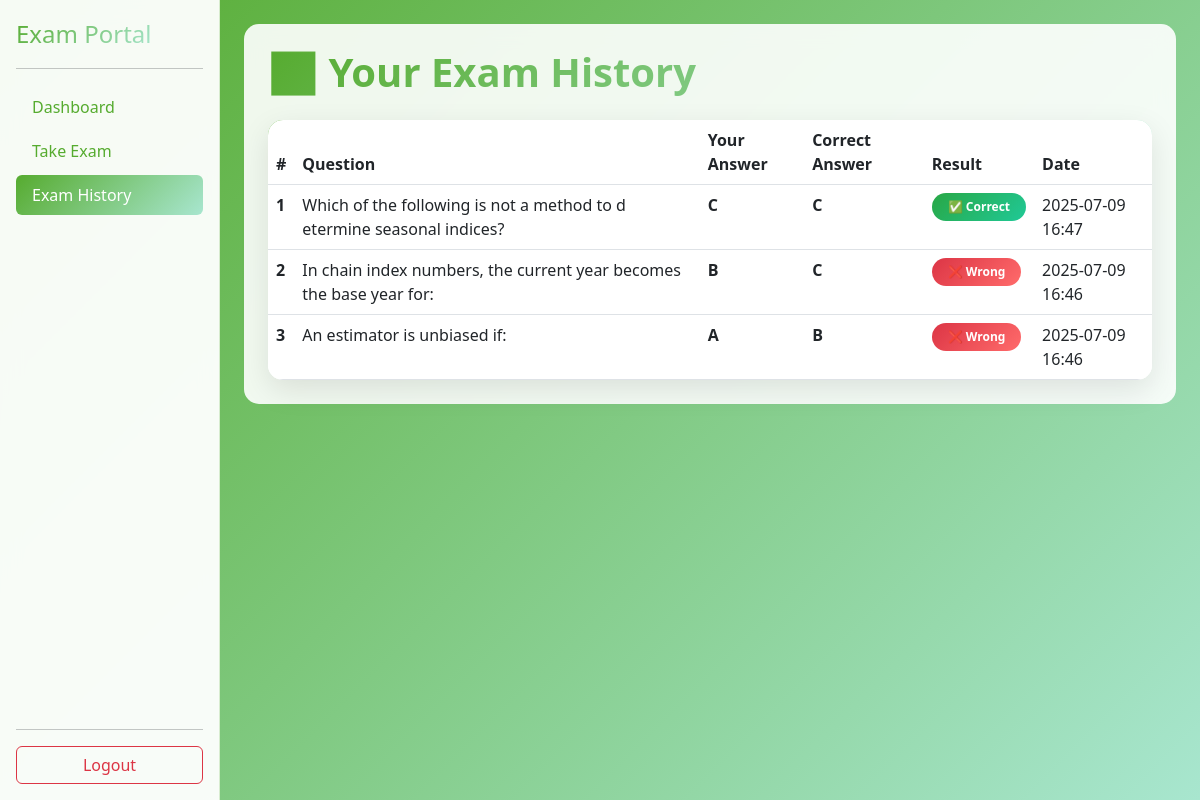
Before: /exam/history/ (signed in) with the older database file.
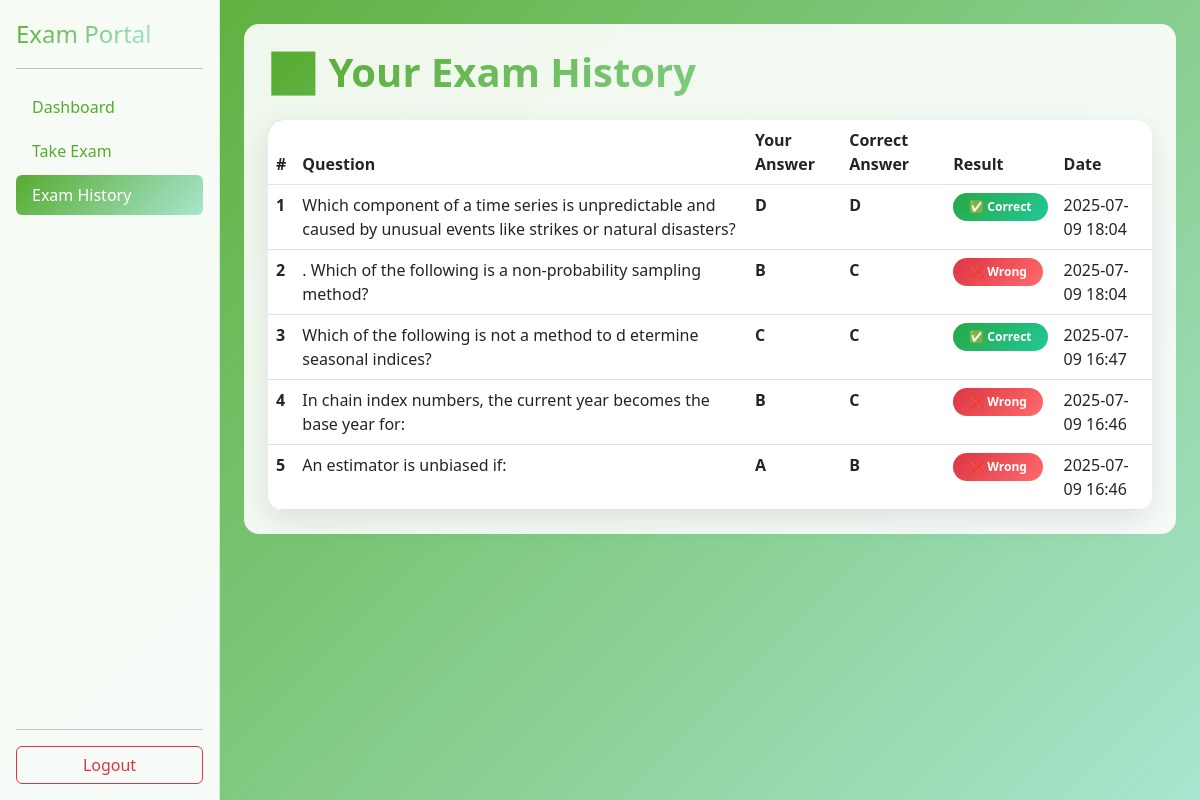
After: the same page with the newer database file.
### dashboard/models.py (models this page shows, shortened)
class UserAnswer(models.Model):
    user = models.ForeignKey(get_user_model(), on_delete=models.CASCADE)
    question = models.ForeignKey(QuestionList, on_delete=models.CASCADE)
    user_answer = models.CharField(max_length=1, choices=[('a', 'A'), ('b', 'B'), ('c', 'C'), ('d', 'D')])
    is_correct = models.BooleanField()
    attempted_at = models.DateTimeField(auto_now_add=True)
    class Meta:
        unique_together = ['user', 'question']

class QuestionList(models.Model):
    exam_pdf = models.ForeignKey(ExamQuestionPDFs, on_delete=models.CASCADE, related_name='questions')
    question_text = models.TextField()
    option_a = models.CharField(max_length=255)
    option_b = models.CharField(max_length=255)
    option_c = models.CharField(max_length=255)
    option_d = models.CharField(max_length=255)
    answer = models.CharField(max_length=1, choices=[('a', 'A'), ('b', 'B'), ('c', 'C'), ('d', 'D')])

### dashboard/views.py (the view)
# urls.py: path('exam/history/', views.exam_history, name='exam_history'),
@login_required
def exam_history(request):
    exam_history = UserAnswer.objects.filter(user=request.user).select_related('question').order_by('-attempted_at')
    return render(request, 'dashboard/exam_history.html', {
        'exam_history': exam_history
    })

### dashboard/templates/dashboard/exam_history.html (shortened to what this page needs)
{% load static %}
<!DOCTYPE html>
<html lang="en">
<head>
    <link href="https://cdn.jsdelivr.net/npm/bootstrap@5.3.0/dist/css/bootstrap.min.css" rel="stylesheet">
</head>
<body>
<div class="d-flex">
    {% include 'dashboard/user_sidebar.html' %}
    <div class="container-fluid p-4">
        <div class="user-content p-4">
            <h2 class="user-header history-title mb-4">📊 Your Exam History</h2>
            {% if exam_history %}
            <div class="history-table">
                <table class="table table-hover mb-0">
                    <thead>
                        <tr>
                            <th>#</th>
                            <th>Question</th>
                            <th>Your Answer</th>
                            <th>Correct Answer</th>
                            <th>Result</th>
                            <th>Date</th>
                        </tr>
                    </thead>
                    <tbody>
                        {% for attempt in exam_history %}
                        <tr>
                            <td><strong>{{ forloop.counter }}</strong></td>
                            <td>{{ attempt.question.question_text }}</td>
                            <td><strong>{{ attempt.user_answer|upper }}</strong></td>
                            <td><strong>{{ attempt.question.answer|upper }}</strong></td>
                            <td>
                                {% if attempt.is_correct %}
                                    <span class="badge badge-correct">✅ Correct</span>
                                {% else %}
                                    <span class="badge badge-wrong">❌ Wrong</span>
                                {% endif %}
                            </td>
                            <td>{{ attempt.attempted_at|date:"Y-m-d H:i" }}</td>
                        </tr>
                        {% endfor %}
                    </tbody>
                </table>
            </div>
            {% endif %}
        </div>
    </div>
</div>
</body>
</html>

### dashboard/templates/dashboard/user_sidebar.html
{% load static %}
<div class="d-flex flex-column flex-shrink-0 p-3 user-sidebar" style="width: 220px; min-height: 100vh;">
  <a href="{% url 'user_dashboard' %}" class="d-flex align-items-center mb-3 mb-md-0 me-md-auto link-dark text-decoration-none">
    <span class="fs-4 user-header">Exam Portal</span>
  </a>
  <hr>
  <ul class="nav nav-pills flex-column mb-auto">
    <li class="nav-item">
      <a href="{% url 'user_dashboard' %}" class="nav-link user-nav-link {% if request.resolver_match.url_name == 'user_dashboard' %}active{% endif %}">
        Dashboard
      </a>
    </li>
    <li>
      <a href="{% url 'take_exam' %}" class="nav-link user-nav-link {% if request.resolver_match.url_name == 'take_exam' %}active{% endif %}">
        Take Exam
      </a>
    </li>
    <li>
      <a href="{% url 'exam_history' %}" class="nav-link user-nav-link {% if request.resolver_match.url_name == 'exam_history' %}active{% endif %}">
        Exam History
      </a>
    </li>
  </ul>
  <hr>
  <div>
    <a href="{% url 'logout' %}" class="btn btn-outline-danger w-100">Logout</a>
  </div>
</div>

### dashboard/templates/dashboard/exam_history.html (style rules this page uses)
body { background: linear-gradient(135deg, #56ab2f 0%, #a8e6cf 100%); min-height: 100vh; }
.user-header { background: linear-gradient(135deg, #56ab2f 0%, #a8e6cf 100%); -webkit-background-clip: text; -webkit-text-fill-color: transparent; background-clip: text; }
.user-sidebar { background: rgba(255, 255, 255, 0.95); backdrop-filter: blur(10px); border-right: 1px solid rgba(86, 171, 47, 0.2); }
.user-nav-link { color: #56ab2f; border-radius: 10px; margin: 2px 0; transition: all 0.3s ease; }
.user-nav-link:hover, .user-nav-link.active { background: linear-gradient(135deg, #56ab2f 0%, #a8e6cf 100%); color: white; }
.user-content { background: rgba(255, 255, 255, 0.9); border-radius: 15px; backdrop-filter: blur(10px); }
.history-table { background: rgba(255, 255, 255, 0.95); border-radius: 15px; overflow: hidden; box-shadow: 0 10px 30px rgba(0, 0, 0, 0.1); }
.history-table thead { background: linear-gradient(135deg, #56ab2f 0%, #a8e6cf 100%); color: white; }
.history-table tbody tr { transition: all 0.3s ease; }
.badge-correct { background: linear-gradient(135deg, #28a745 0%, #20c997 100%); border-radius: 20px; padding: 8px 16px; font-weight: 600; }
.badge-wrong { background: linear-gradient(135deg, #dc3545 0%, #ff6b6b 100%); border-radius: 20px; padding: 8px 16px; font-weight: 600; }
.history-title { font-size: 2.5rem; font-weight: 700; margin-bottom: 1rem; }

Changed rows visible on the page:
added UserAnswer: question.question_text "Which component of a time series is unpredictable and caused by unusual events like strikes or natural disasters?", user_answer "D", question.answer "D", is_correct "✅ Correct", attempted_at "2025-07-09 18:04"
added UserAnswer: question.question_text ". Which of the following is a non-probability sampling method?", user_answer "B", question.answer "C", is_correct "❌ Wrong", attempted_at "2025-07-09 18:04"
